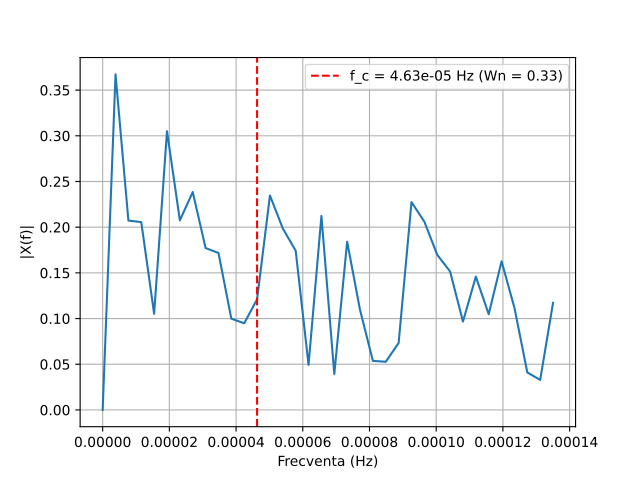

Python code for this plot:
import numpy as np
import matplotlib.pyplot as plt

x = np.genfromtxt('./lab6/Train.csv', delimiter=',', skip_header=1, usecols=2, dtype=float)
start = 1 * 24
stop =  4 * 24
x = x[start:stop]

N = len(x)
Fs = 1 / 3600  # un esantion pe ora

X = np.fft.fft(x - np.mean(x))  # scadem media, altfel componenta continua (f = 0) domina graficul
X = abs(X) / N                  
X = X[:N // 2]                  

f = Fs * np.arange(N // 2) / N  

# Frecventa de taiere: pastram variatiile cu perioada >= 6 ore (ciclul zilnic)
# fluctuatiile mai rapide (de la o ora la alta) le
# consideram zgomot.
T_taiere = 6 * 3600                 
f_c = 1 / T_taiere                 
f_nyquist = Fs / 2                
Wn = f_c / f_nyquist                

print(f'Frecventa de taiere: {f_c:.3e} Hz')
print(f'Frecventa normalizata: {Wn:.3f}')

plt.plot(f, X)
plt.axvline(f_c, color='r', linestyle='--', label=f'f_c = {f_c:.2e} Hz (Wn = {Wn:.2f})')
plt.legend()
plt.xlabel('Frecventa (Hz)')
plt.ylabel('|X(f)|')
plt.grid()
plt.savefig("lab6/ex6/ex6c.pdf")
plt.show()
